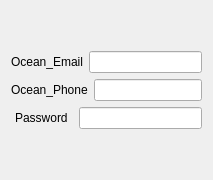
            <widget class="QWidget" name="tab_13">
             <attribute name="title">
              <string>Ocean</string>
             </attribute>
             <layout class="QVBoxLayout" name="verticalLayout_36">
              <item>
               <layout class="QVBoxLayout" name="verticalLayout_35" stretch="0,0,0,0,0">
                <item>
                 <spacer name="verticalSpacer_17">
                  <property name="orientation">
                   <enum>Qt::Vertical</enum>
                  </property>
                  <property name="sizeHint" stdset="0">
                   <size>
                    <width>20</width>
                    <height>40</height>
                   </size>
                  </property>
                 </spacer>
                </item>
                <item>
                 <layout class="QHBoxLayout" name="horizontalLayout_34" stretch="1,2">
                  <item alignment="Qt::AlignHCenter">
                   <widget class="QLabel" name="label_35">
                    <property name="text">
                     <string>Ocean_Email</string>
                    </property>
                   </widget>
                  </item>
                  <item>
                   <widget class="QLineEdit" name="lineEdit_emailOcean">
                    <property name="sizePolicy">
                     <sizepolicy hsizetype="Preferred" vsizetype="Fixed">
                      <horstretch>0</horstretch>
                      <verstretch>0</verstretch>
                     </sizepolicy>
                    </property>
                   </widget>
                  </item>
                 </layout>
                </item>
                <item>
                 <layout class="QHBoxLayout" name="horizontalLayout_35" stretch="1,2">
                  <item alignment="Qt::AlignHCenter">
                   <widget class="QLabel" name="label_36">
                    <property name="text">
                     <string>Ocean_Phone</string>
                    </property>
                   </widget>
                  </item>
                  <item>
                   <widget class="QLineEdit" name="lineEdit_phoneOcean">
                    <property name="sizePolicy">
                     <sizepolicy hsizetype="Preferred" vsizetype="Fixed">
                      <horstretch>0</horstretch>
                      <verstretch>0</verstretch>
                     </sizepolicy>
                    </property>
                   </widget>
                  </item>
                 </layout>
                </item>
                <item>
                 <layout class="QHBoxLayout" name="horizontalLayout_36" stretch="1,2">
                  <item alignment="Qt::AlignHCenter">
                   <widget class="QLabel" name="label_37">
                    <property name="text">
                     <string>Password</string>
                    </property>
                   </widget>
                  </item>
                  <item>
                   <widget class="QLineEdit" name="lineEdit_pwdOcean">
                    <property name="sizePolicy">
                     <sizepolicy hsizetype="Preferred" vsizetype="Fixed">
                      <horstretch>0</horstretch>
                      <verstretch>0</verstretch>
                     </sizepolicy>
                    </property>
                   </widget>
                  </item>
                 </layout>
                </item>
                <item>
                 <spacer name="verticalSpacer_18">
                  <property name="orientation">
                   <enum>Qt::Vertical</enum>
                  </property>
                  <property name="sizeHint" stdset="0">
                   <size>
                    <width>20</width>
                    <height>40</height>
                   </size>
                  </property>
                 </spacer>
                </item>
               </layout>
              </item>
             </layout>
            </widget>
